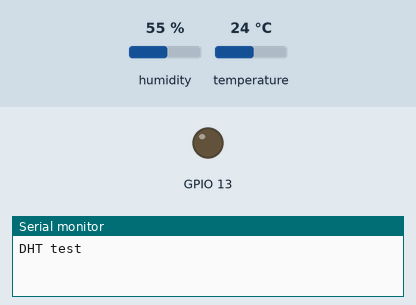
This sketch was run on a simulated ESP32. Shown: output pins drawn as LEDs (lit = HIGH), the last lines printed to the serial monitor. Inputs (shaded band) come from the test bench; at power-on: humidity 55 %, temperature 24 °C.

Above: at 0.1 s.
At 3.1 s:
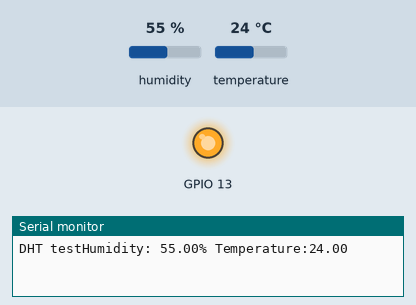
Timing chart, 0 to 4.6 s (numbered marks = the images above):
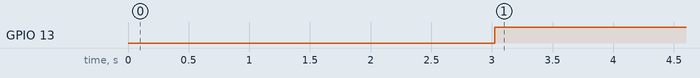

Measured:
- by itself, GPIO 13: LOW → HIGH at 3.0 s

The sketch:

DIY.ino
```cpp
#include <DHT.h>
#define DHTPIN 32
#define DHTTYPE DHT11
DHT dht (DHTPIN,DHTTYPE);
void setup(){
  pinMode(13,OUTPUT);
Serial.begin(9600);
Serial.print("DHT test");
dht.begin();
}
void loop(){
delay(2000);
float h=dht.readHumidity();
float t=dht.readTemperature();
if(isnan(h) || isnan(t)){
Serial.print("");
return;
}
Serial.print("Humidity: ");
Serial.print(h);
Serial.print("% Temperature:");
Serial.println(t);
delay(1000);
if(t>=23){
  digitalWrite(13, HIGH);
}
else{
 digitalWrite(13, LOW);
}
}
```
